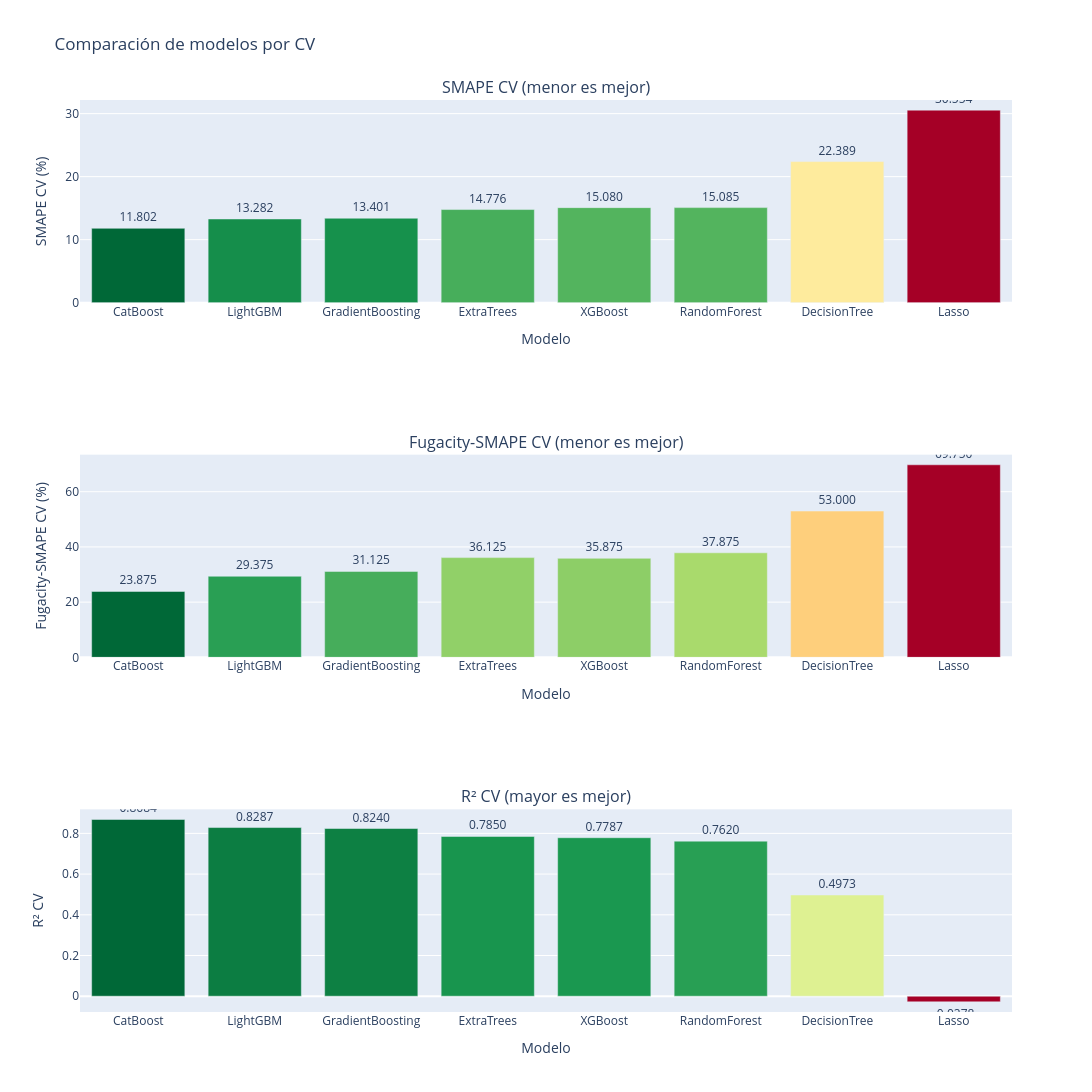

The notebook cell this image was saved under:
### Markdown cell above
# 4. Comparación de modelos.

### Code cell
fig = get_metric_cv_comparison(df_cv, sort_by="smape_cv" , width=1300)
fig.show()

### Figure 1 — Plotly figure (JSON) as saved in the notebook; plotly's stock layout.template omitted (floating-point values rounded to 4 significant figures)
{"data": [{"marker": {"color": [11.8, 13.28, 13.4, 14.78, 15.08, 15.08, 22.39, 30.55], "colorscale": [[0, "rgb(0,104,55)"], [0.1, "rgb(26,152,80)"], [0.2, "rgb(102,189,99)"], [0.3, "rgb(166,217,106)"], [0.4, "rgb(217,239,139)"], [0.5, "rgb(255,255,191)"], [0.6, "rgb(254,224,139)"], [0.7, "rgb(253,174,97)"], [0.8, "rgb(244,109,67)"], [0.9, "rgb(215,48,39)"], [1, "rgb(165,0,38)"]], "showscale": false}, "name": "SMAPE CV (%)", "showlegend": false, "text": ["11.802", "13.282", "13.401", "14.776", "15.080", "15.085", "22.389", "30.554"], "textposition": "outside", "type": "bar", "x": ["CatBoost", "LightGBM", "GradientBoosting", "ExtraTrees", "XGBoost", "RandomForest", "DecisionTree", "Lasso"], "xaxis": "x", "y": [11.8, 13.28, 13.4, 14.78, 15.08, 15.08, 22.39, 30.55], "yaxis": "y"}, {"marker": {"color": [23.88, 29.38, 31.12, 36.12, 35.88, 37.88, 53, 69.75], "colorscale": [[0, "rgb(0,104,55)"], [0.1, "rgb(26,152,80)"], [0.2, "rgb(102,189,99)"], [0.3, "rgb(166,217,106)"], [0.4, "rgb(217,239,139)"], [0.5, "rgb(255,255,191)"], [0.6, "rgb(254,224,139)"], [0.7, "rgb(253,174,97)"], [0.8, "rgb(244,109,67)"], [0.9, "rgb(215,48,39)"], [1, "rgb(165,0,38)"]], "showscale": false}, "name": "Fugacity-SMAPE CV (%)", "showlegend": false, "text": ["23.875", "29.375", "31.125", "36.125", "35.875", "37.875", "53.000", "69.750"], "textposition": "outside", "type": "bar", "x": ["CatBoost", "LightGBM", "GradientBoosting", "ExtraTrees", "XGBoost", "RandomForest", "DecisionTree", "Lasso"], "xaxis": "x2", "y": [23.88, 29.38, 31.12, 36.12, 35.88, 37.88, 53, 69.75], "yaxis": "y2"}, {"marker": {"color": [0.8684, 0.8287, 0.824, 0.785, 0.7787, 0.762, 0.4973, -0.02782], "colorscale": [[0, "rgb(165,0,38)"], [0.1, "rgb(215,48,39)"], [0.2, "rgb(244,109,67)"], [0.3, "rgb(253,174,97)"], [0.4, "rgb(254,224,139)"], [0.5, "rgb(255,255,191)"], [0.6, "rgb(217,239,139)"], [0.7, "rgb(166,217,106)"], [0.8, "rgb(102,189,99)"], [0.9, "rgb(26,152,80)"], [1, "rgb(0,104,55)"]], "showscale": false}, "name": "R² CV", "showlegend": false, "text": ["0.8684", "0.8287", "0.8240", "0.7850", "0.7787", "0.7620", "0.4973", "-0.0278"], "textposition": "outside", "type": "bar", "x": ["CatBoost", "LightGBM", "GradientBoosting", "ExtraTrees", "XGBoost", "RandomForest", "DecisionTree", "Lasso"], "xaxis": "x3", "y": [0.8684, 0.8287, 0.824, 0.785, 0.7787, 0.762, 0.4973, -0.02782], "yaxis": "y3"}], "layout": {"annotations": [{"font": {"size": 16}, "showarrow": false, "text": "SMAPE CV (menor es mejor)", "x": 0.5, "xanchor": "center", "xref": "paper", "y": 1, "yanchor": "bottom", "yref": "paper"}, {"font": {"size": 16}, "showarrow": false, "text": "Fugacity-SMAPE CV (menor es mejor)", "x": 0.5, "xanchor": "center", "xref": "paper", "y": 0.6111, "yanchor": "bottom", "yref": "paper"}, {"font": {"size": 16}, "showarrow": false, "text": "R² CV (mayor es mejor)", "x": 0.5, "xanchor": "center", "xref": "paper", "y": 0.2222, "yanchor": "bottom", "yref": "paper"}], "height": 1100, "title": {"text": "Comparación de modelos por CV"}, "width": 1300, "xaxis": {"anchor": "y", "domain": [0, 1], "title": {"text": "Modelo"}}, "xaxis2": {"anchor": "y2", "domain": [0, 1], "title": {"text": "Modelo"}}, "xaxis3": {"anchor": "y3", "domain": [0, 1], "title": {"text": "Modelo"}}, "yaxis": {"anchor": "x", "domain": [0.7778, 1], "title": {"text": "SMAPE CV (%)"}}, "yaxis2": {"anchor": "x2", "domain": [0.3889, 0.6111], "title": {"text": "Fugacity-SMAPE CV (%)"}}, "yaxis3": {"anchor": "x3", "domain": [0, 0.2222], "title": {"text": "R² CV"}}}}
